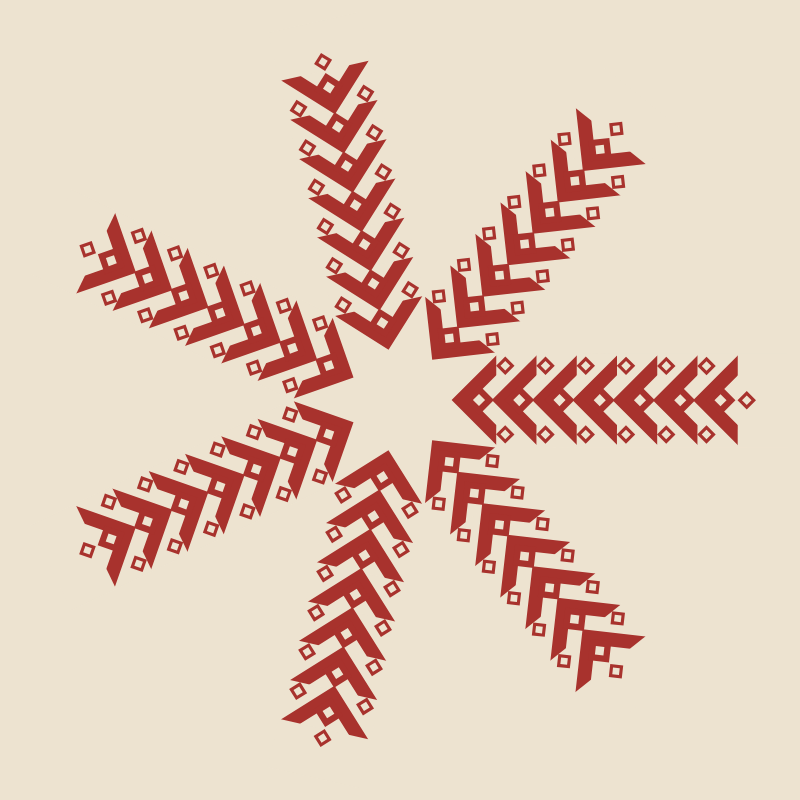
Frame 1 (no input)
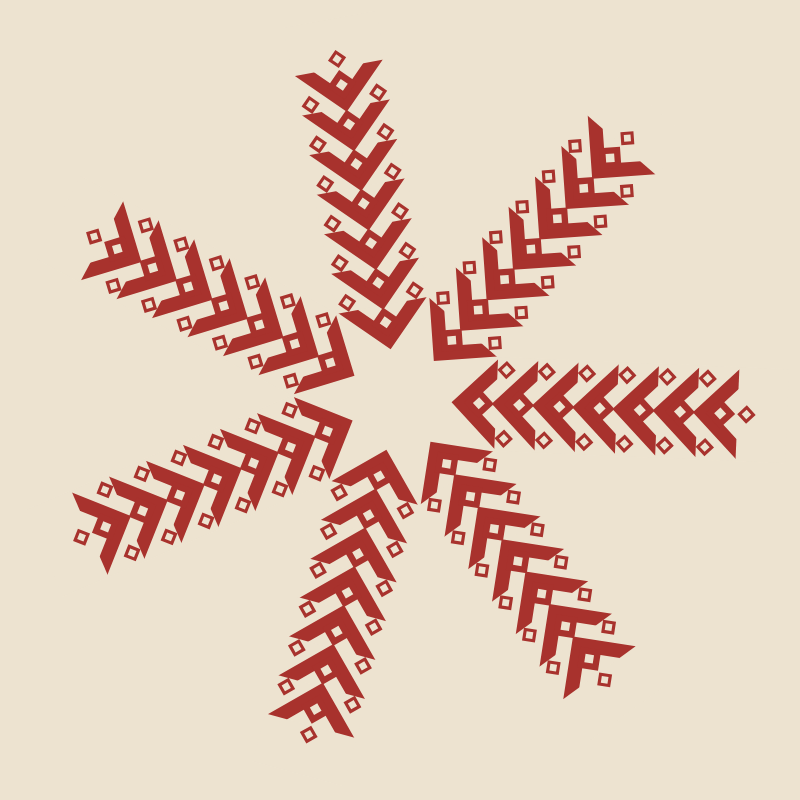
Frame 60 (no input)
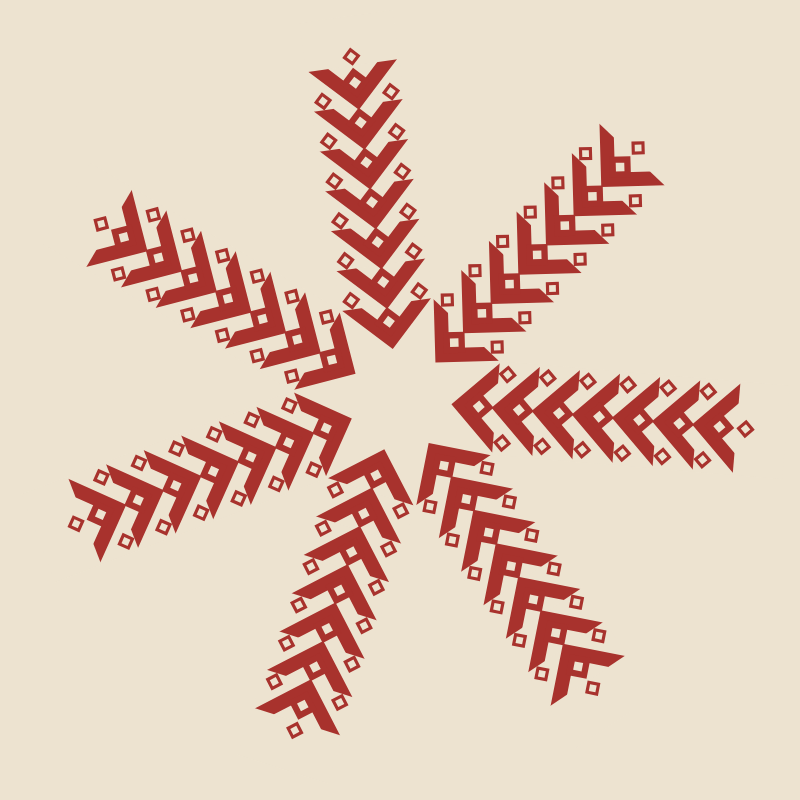
Frame 120 (the mouse pressed at the canvas centre since frame 60)

The p5.js sketch that drew these frames (run headless with seeded random() and noise() and a simulated clock; from frame 60 on, the mouse is pressed at the canvas centre):

// p5.js sketch
// ── sketch.js
// TAKatölye p5.js kod arşivi — 18 Ekim 2026
// Atölye etüdü: Alp Tuğan — Algoritmik Sanat ve Anadolu Türk Motifleri.
// Türkçe açıklamalar eklendi; düzenleme notları README.md içinde.
// Bu dosyayı tek başına sketch.js olarak kullanın.

// Kök boya kırmızısı, indigo, turkuaz ve toprak tonlarıyla kurulan on renkli palet.
const colors = {
  madderRed: '#a8322d', // Kök boya / tuğla kırmızısı.
  indigo: '#1f3a5f', // Çivit mavisi.
  iznikTurquoise: '#2e8b8b', // Turkuaz.
  ottomanGold: '#c9962c', // Hardal / altın sarısı.
  oliveGreen: '#5a6b3c', // Zeytin yeşili.
  mauvePlum: '#6e4c5e', // Erik moru.
  burntOrange: '#b65c2e', // Yanık turuncu.
  ivory: '#ede3d0', // Fildişi zemin; maske rengi de budur.
  walnutBrown: '#5b3a29', // Ceviz kahvesi.
  charcoal: '#2b2420', // Koyu kömür.
};
function setup() {
  createCanvas(800, 800);
  angleMode(DEGREES); // sin/cos/atan2/rotate derece kipinde çalışır.
}
function draw() {
  background(colors.ivory);
  // Merkez motifi özgün kodda kapalıdır; açmak için aşağıdaki satırı etkinleştir.
  push();
  translate(width / 2, height / 2 - 20);
  scale(0.26);
  // hayatAgaci();
  pop();
  var sx = width / 2;
  var sy = height / 2;
  var rad = 240;
  // İsteğe bağlı: zamanla yarıçapı değiştirir; özgün kodda etkin değildi.
  // DEGREES kipi millis()*0.021 ifadesi için de geçerlidir.
  // rad += sin(millis() * 0.021) * 45;
  var numFig = 7;
  push();
  translate(sx, sy);
  rotate(frameCount * 0.04); // Her karede 0.04° ilerleyen bütünsel dönme.
  for (let i = 0; i < numFig; i++) {
    var angle = (360 / numFig) * i; // Çemberi yedi eşit açıya böl.
    push();
    let cx = cos(angle) * rad;
    let cy = sin(angle) * rad;
    let rotVal = atan2(cy, cx); // O noktaya giden yarıçapın yönünü bul.
    translate(cx, cy);
    rotate(rotVal + 90); // Ağacın yerel yukarı yönünü dışarıya çevir.
    scale(0.35);
    hayatAgaci();
    pop();
  }
  pop();
}
// Tek ağacı, çağrıldığı yerin yerel koordinatlarıyla kurar.
// numBranch, dal katmanlarının sayısını belirler.
function hayatAgaci() {
  push();
  // dal() tuval merkezine göre yazıldığı için bu taşıma merkezi geri alır.
  translate(-width * 0.5, -height * 0.5);
  let numBranch = 6;
  for (let i = 0; i < numBranch; i++) {
    push();
    translate(0, 115 * (numBranch - 2) - i * 115); // Dalları 115 birim aralıkla dizer.
    dal();
    pop();
  }
  push();
  translate(0, -115 * 2); // En üst dalın konumu.
  dal(false); // Tepede iki yan yaprağı çizme; ortada tek yaprak olacak.
  push();
  noFill();
  stroke(colors.madderRed);
  strokeWeight(9);
  translate(width / 2, height / 2 - 75);
  rotate(45);
  polygon(20, 20, 4); // Tepe yaprağı.
  pop();
  pop();
  pop();
}

// Dal modülü: kalın kontur + zemin rengi maske + merkez parçası + yapraklar.
function dal(yaprakCiz = true) {
  push();
  noFill();
  stroke(colors.madderRed);
  strokeWeight(40);
  translate(width / 2, height / 2 - 50);
  rotate(45);
  polygon(100, 100, 4); // Kalın döndürülmüş dörtgen dalın ana hatlarını verir.
  pop();

  // Zemin rengindeki çokgen, üst kenarı örterek dalın açık V biçimini oluşturur.
  push();
  fill(colors.ivory);
  noStroke();
  translate(width / 2, height / 2 - 120);
  polygon(190, 100, 4);
  pop();

  // Dalın orta önündeki küçük konturlu parça.
  push();
  noFill();
  stroke(colors.madderRed);
  strokeWeight(18);
  translate(width / 2, height / 2);
  rotate(45);
  polygon(30, 30, 4);
  pop();

  if (yaprakCiz === true) {
    // İki yan yaprak aynı biçimdedir; yalnızca yatay konum değişir.
    for (let yon of [-1, 1]) {
      push();
      noFill();
      stroke(colors.madderRed);
      strokeWeight(9);
      translate(width / 2 + yon * 98, height / 2 - 75);
      rotate(45);
      polygon(20, 20, 4);
      pop();
    }
  }
}
// Elips yarıçapları rx ve ry, köşe sayısı npoints ile çokgen üretir.
// Köşeleri elips çevresinde eşit açılarla yerleştiren çokgen yardımcısı.
// Açı kipinin DEGREES olması gerekir; cos/sin bu kipe göre hesap yapar.
function polygon(rx, ry, npoints) {
  let angle = 360 / npoints; // Ardışık köşeler arasındaki açı.
  let offset = npoints === 4 ? angle / 2 : 0; // Dörtgende yönü 45° düzeltir.
  push();
  beginShape();
  for (let a = 0; a < 360; a += angle) {
    // 90° başlangıç ofseti, köşelerin düşey yönünü belirler.
    let sx = cos(90 + a + offset) * rx;
    let sy = sin(90 + a + offset) * ry;
    vertex(sx, sy);
  }
  endShape(CLOSE); // Son köşeyi ilkine bağlar.
  pop();
}
